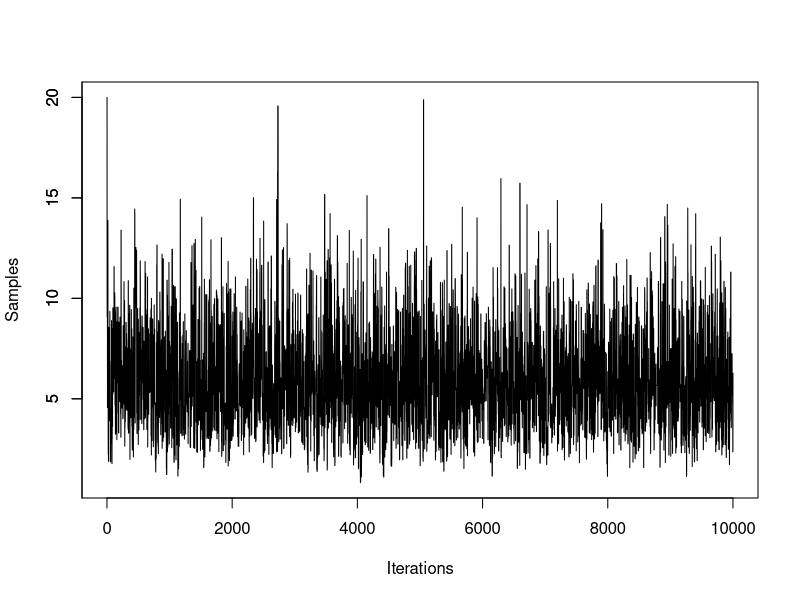
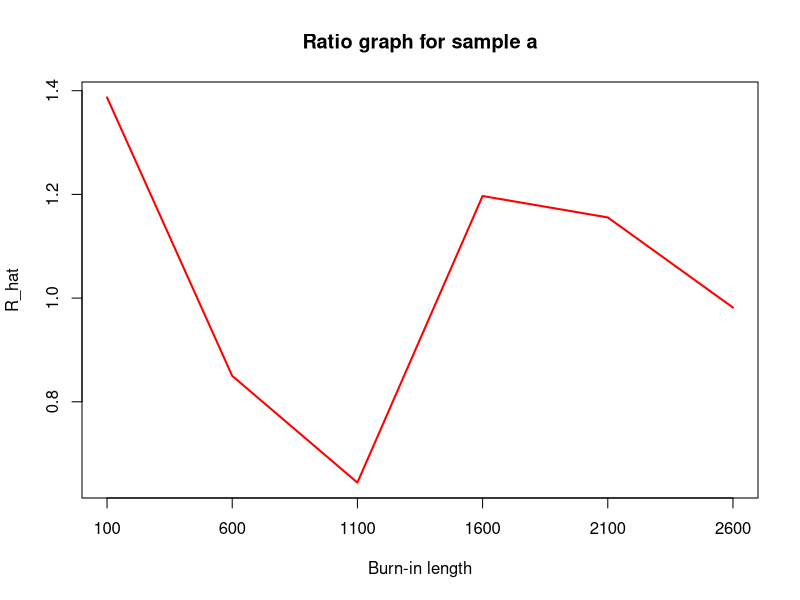
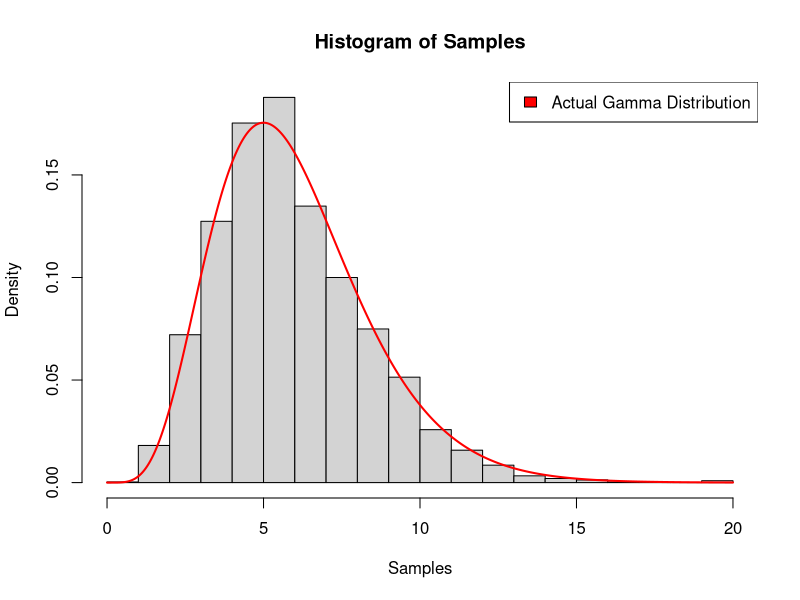
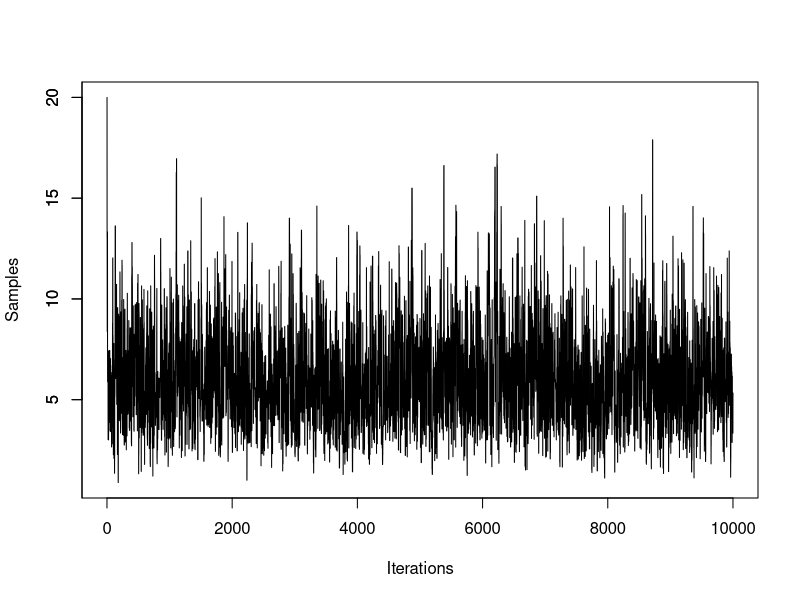
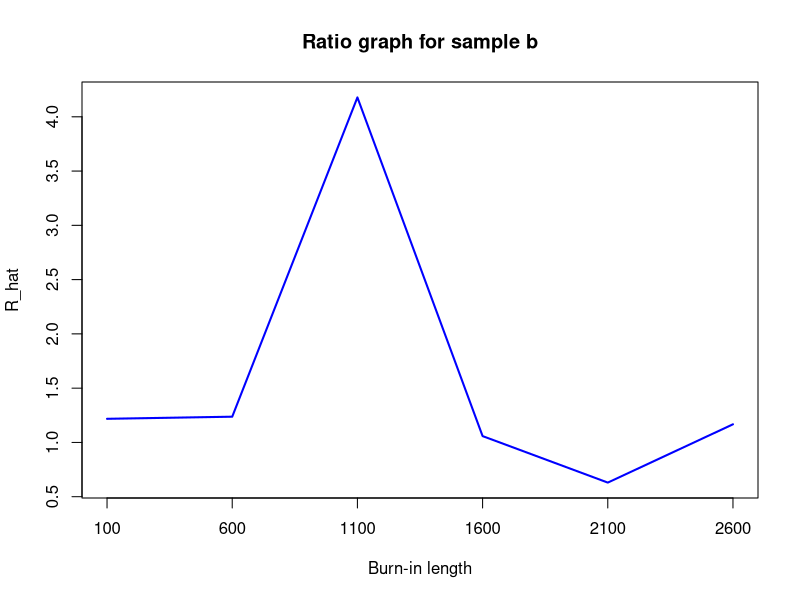
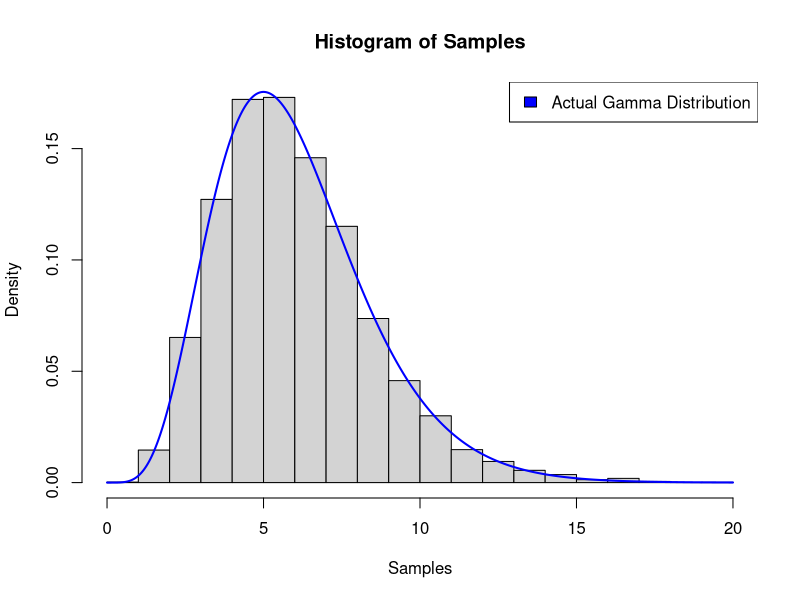
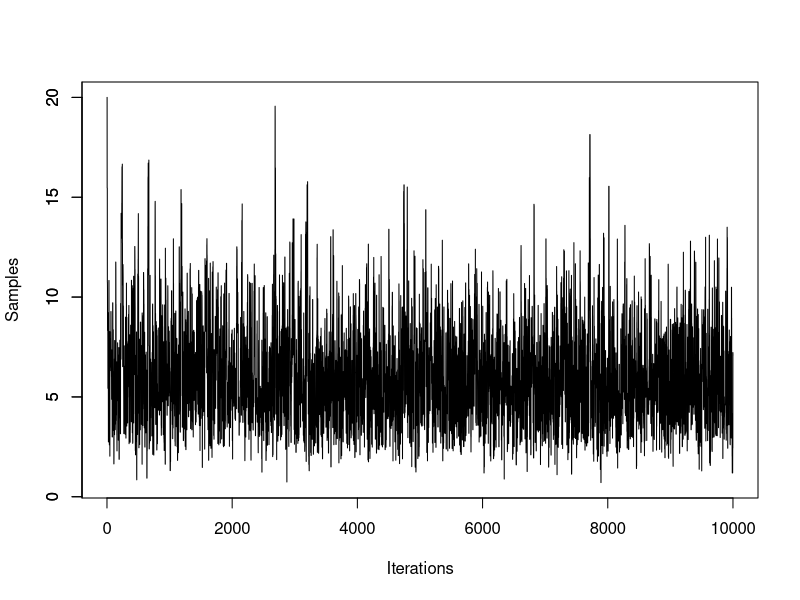
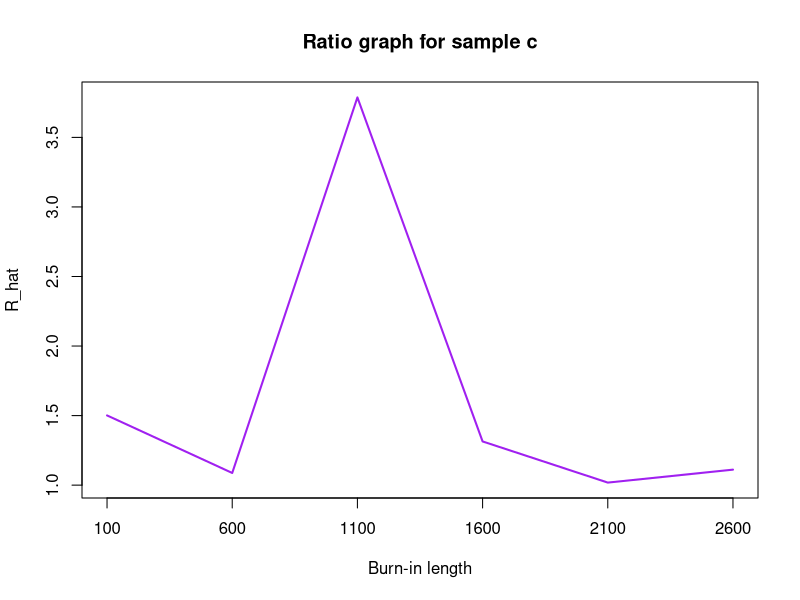

Reproduce these figures in R, in order.
## ---- chunk 1
knitr::opts_chunk$set(echo = TRUE)
library(knitr)
## ---- chunk 2
set.seed(123)

# Define the target function
target <- function(x){
  density <- (x^5)*(exp(-x))
  return(density)
}

# Function to compute gamma distribution PDF with alpha = 6 and beta = 1
gamma_pdf <- function(x, alpha = 6, beta = 1) {
  return(dgamma(x, shape = alpha, rate = beta))
}
x_gamma_values <- seq(0.001, 20, length.out = 1000)
y_gamma_values <- sapply(x_gamma_values, gamma_pdf)
## ---- chunk 3
function_a <- function(n, initial_val){
  # initialize 
  accept_count_a <- 0
  samples_a <- numeric(n)
  samples_a[1] <- initial_val
  
  for(i in 1:(n-1)){
    xt <- samples_a[i]
    xt1 <- rlnorm(1, meanlog = log(xt), sdlog = 1) #sample candidate from proposal distribution
    
    f_xt <- target(xt)
    f_xt1 <- target(xt1)
    r_f <- f_xt1 / f_xt
    
    g_xt1_xt <- dlnorm(xt1, meanlog = log(xt), sdlog = 1)
    g_xt_xt1 <- dlnorm(xt, meanlog = log(xt1), sdlog = 1)
    r_g <- g_xt_xt1 / g_xt1_xt
    
    acceptance_ratio <- min(1, r_f*r_g)
    if (acceptance_ratio == 1){
      #accept
      samples_a[i+1] <- xt1
      accept_count_a <- accept_count_a + 1
    } else{
      U <- runif(1)
      if (U < acceptance_ratio){
        # accept
        samples_a[i+1] <- xt1
        accept_count_a <- accept_count_a + 1
      } else{
        # reject
        samples_a[i+1] <- xt
      }
    }
  }
  acc_rate <- accept_count_a/(n-1)
  result_list <- list(samples = samples_a, acceptance_rate = acc_rate)
  return(result_list)
}
summary_function_a <- function_a(n = 10000, initial_val = 20)
samples_a <- summary_function_a$samples
acceptance_rate_a <- summary_function_a$acceptance_rate
## ---- chunk 4
plot(samples_a, type = "l", xlab = "Iterations", ylab = "Samples")
axis(2, at = c(-5, 0, 5, 10, 15, 20, 25, 30, 35))
## ---- chunk 5
ratio_a <- function(D, n = 10000){
  L <- n-D
  J <- 5
  
  x_j_mean_list <- numeric(J)
  var_j_list <- numeric(J)
  for (i in 1:J){
    result_a <- function_a(n= 10000, initial_val=20)
    x_j <- result_a$samples
    x_j_mean <- (sum(x_j[(D+1):(D+L)]))/L
    x_j_mean_list[i] <- x_j_mean
    
    var_j_list[i] <- sum(x_j - x_j_mean)/(L-1)
  }
  
  x_mean <- mean(x_j_mean_list)
  B <- (L/(J-1))*sum((x_j_mean_list - x_mean)^2)
  W <- mean(var_j_list)
  
  R <- (((L-1)/L)*W + (1/L)*B) / W
  R_hat <- (((J+1)/J)*R) - ((L-1) / (J*L))
  
  return(sqrt(R_hat))  
}

set.seed(48)
D <- seq(from = 100, to = 3000, by = 500)
ratio <- sapply(D, ratio_a)
plot(D, ratio, type = "l", main = "Ratio graph for sample a", xlab = "Burn-in length", ylab = "R_hat", col = "red", lwd = 2, xaxt = "n")
axis(1, at = D)
## ---- chunk 6
hist(samples_a, breaks = 25, main = "Histogram of Samples", xlab = "Samples", freq = FALSE)
lines(x_gamma_values, y_gamma_values, col = 'red', lwd = 2)
legend("topright", legend = c("Actual Gamma Distribution"), fill = c("red"), border = "black")
## ---- chunk 7
cat("Acceptance rate:", acceptance_rate_a)
## ---- chunk 8
function_b <- function(n, initial_val){
  # initialize
  accept_count_b <- 0
  samples_b <- numeric(n)
  samples_b[1] <- initial_val
  
  for(i in 1:(n-1)){
    xt <- samples_b[i]
    xt1 <- rchisq(1, df = floor(xt)+1) #sample candidate from proposal distribution
    
    f_xt <- target(xt)
    f_xt1 <- target(xt1)
    r_f <- f_xt1 / f_xt
    
    g_xt1_xt <- dchisq(xt1, df = floor(xt)+1)
    g_xt_xt1 <- dchisq(xt, df = floor(xt1)+1)
    r_g <- g_xt_xt1 / g_xt1_xt
    
    acceptance_ratio <- min(1, r_f*r_g)
    if (acceptance_ratio == 1){
      #accept
      samples_b[i+1] <- xt1
      accept_count_b <- accept_count_b+1
    } else{
      U <- runif(1)
      if (U < acceptance_ratio){
        # accept
        samples_b[i+1] <- xt1
        accept_count_b <- accept_count_b+1
      } else{
        # reject
        samples_b[i+1] <- xt
      }
    }
  }
  acc_rate <- accept_count_b/(n-1)
  result_list <- list(samples = samples_b, acceptance_rate = acc_rate)
  return(result_list)
}
summary_function_b <- function_b(n = 10000, initial_val = 20)
samples_b <- summary_function_b$samples
acceptance_rate_b <- summary_function_b$acceptance_rate
## ---- chunk 9
plot(samples_b, type = "l", xlab = "Iterations", ylab = "Samples")
axis(2, at = c(-5, 0, 5, 10, 15, 20, 25, 30, 35))
## ---- chunk 10
ratio_b <- function(D, n = 10000){
  L <- n-D
  J <- 5
  
  x_j_mean_list <- numeric(J)
  var_j_list <- numeric(J)
  for (i in 1:J){
    result_b <- function_b(n= 10000, initial_val=20)
    x_j <- result_b$samples
    x_j_mean <- (sum(x_j[(D+1):(D+L)]))/L
    x_j_mean_list[i] <- x_j_mean
    
    var_j_list[i] <- sum(x_j - x_j_mean)/(L-1)
  }
  
  x_mean <- mean(x_j_mean_list)
  B <- (L/(J-1))*sum((x_j_mean_list - x_mean)^2)
  W <- mean(var_j_list)
  
  R <- (((L-1)/L)*W + (1/L)*B) / W
  R_hat <- (((J+1)/J)*R) - ((L-1) / (J*L))
  
  return(sqrt(R_hat))  
}
set.seed(24)
D <- seq(from = 100, to = 3000, by = 500)
ratio <- sapply(D, ratio_b)
plot(D, ratio, type="l", main = "Ratio graph for sample b", xlab = "Burn-in length", ylab = "R_hat", col = "blue", lwd = 2, xaxt = "n")
axis(1, at = D)
## ---- chunk 11
hist(samples_b, breaks = 25, main = "Histogram of Samples", xlab = "Samples", freq = FALSE)
lines(x_gamma_values, y_gamma_values, col = 'blue', lwd = 2)
legend("topright", legend = c("Actual Gamma Distribution"), fill = c("blue"), border = "black")
## ---- chunk 12
cat("Acceptance rate:", acceptance_rate_b)
## ---- chunk 13
function_c <- function(n, initial_val){
  # initialize
  accept_count_c <- 0
  samples_c <- numeric(n)
  samples_c[1] <- initial_val
  
  for(i in 1:(n-1)){
    xt <- samples_c[i]
    xt1 <- rnorm(1, mean = xt, sd = 4) #sample candidate from proposal distribution
    
    f_xt <- target(xt)
    f_xt1 <- target(xt1)
    r_f <- f_xt1 / f_xt
  
    acceptance_ratio <- min(1, r_f)
    if (acceptance_ratio == 1){
      #accept
      samples_c[i+1] <- xt1
      accept_count_c <- accept_count_c+1
    } else{
      U <- runif(1)
      if (U < acceptance_ratio){
        # accept
        samples_c[i+1] <- xt1
        accept_count_c <- accept_count_c+1
      } else{
        # reject
        samples_c[i+1] <- xt
      }
    }
  }
  acc_rate <- accept_count_c/(n-1)
  result_list <- list(samples = samples_c, acceptance_rate = acc_rate)
  return(result_list)
}
summary_function_c <- function_c(n = 10000, initial_val = 20)
samples_c <- summary_function_c$samples
acceptance_rate_c <- summary_function_c$acceptance_rate
## ---- chunk 14
plot(samples_c, type = "l", xlab = "Iterations", ylab = "Samples")
axis(2, at = c(-5, 0, 5, 10, 15, 20, 25, 30, 35))
## ---- chunk 15
ratio_c <- function(D, n = 10000){
  L <- n-D
  J <- 5
  
  x_j_mean_list <- numeric(J)
  var_j_list <- numeric(J)
  for (i in 1:J){
    result_c <- function_c(n= 10000, initial_val=20)
    x_j <- result_c$samples
    x_j_mean <- (sum(x_j[(D+1):(D+L)]))/L
    x_j_mean_list[i] <- x_j_mean
    
    var_j_list[i] <- sum(x_j - x_j_mean)/(L-1)
  }
  
  x_mean <- mean(x_j_mean_list)
  B <- (L/(J-1))*sum((x_j_mean_list - x_mean)^2)
  W <- mean(var_j_list)
  
  R <- (((L-1)/L)*W + (1/L)*B) / W
  R_hat <- (((J+1)/J)*R) - ((L-1) / (J*L))
  
  return(sqrt(R_hat))  
}

set.seed(12)
D <- seq(from = 100, to = 3000, by = 500)
ratio <- sapply(D, ratio_c)
plot(D, ratio, type="l", main = "Ratio graph for sample c", xlab = "Burn-in length", ylab = "R_hat", col = "purple", lwd = 2, xaxt = "n")
axis(1, at = D)
## ---- chunk 16
hist(samples_c, breaks = 25, main = "Histogram of Samples", xlab = "Samples", freq = FALSE, ylim = c(0, 0.2))
lines(x_gamma_values, y_gamma_values, col = 'purple', lwd = 2)
legend("topright", legend = c("Actual Gamma Distribution"), fill = c("purple"), border = "black")
## ---- chunk 17
cat("Acceptance rate:", acceptance_rate_c)
## ---- chunk 18
library(knitr)
acc_rate <- c(acceptance_rate_a, acceptance_rate_b, acceptance_rate_c)
data <- data.frame("Sample a" = acc_rate[1], "Sample b" = acc_rate[2], "Sample c" = acc_rate[3])
colnames(data) <- c("sample a", "sample b", "sample c")
kable(data, caption = "Acceptance Rate Table")
## ---- chunk 19
par(mfrow = c(1, 3))
hist(samples_a, breaks = 25, main = "sample a", xlab = "Samples", freq = FALSE, 
     col = "lightblue", ylim = c(0,0.2))
lines(x_gamma_values, y_gamma_values, col = 'red', lwd = 2)

hist(samples_b, breaks = 25, main = "sample b", xlab = "Samples", freq = FALSE, 
     col = "lightgreen", ylim = c(0,0.2))
lines(x_gamma_values, y_gamma_values, col = 'red', lwd = 2)

hist(samples_c, breaks = 25, main = "sample c", xlab = "Samples", freq = FALSE, 
     col = "lightpink", ylim = c(0,0.2))
lines(x_gamma_values, y_gamma_values, col = 'red', lwd = 2)
## ---- chunk 20
library(knitr)
means <- c(mean(samples_a), mean(samples_b), mean(samples_c))
variances <- c(var(samples_a), var(samples_b), var(samples_c))

# Create a data frame
data <- data.frame(Mean = means, Variance = variances)
rownames(data) <- c("sample a", "sample b", "sample c")
kable(data, caption = "Mean & Variance Table")
## ---- chunk 21
w  <- 1.999
xv <- seq(-1, 1, by=0.01) * 1/sqrt(1-w^2/4)  
plot(xv, xv, type="n", xlab=expression(x[1]), ylab=expression(x[2]), las=1)

lines(xv, -(w/2)*xv-sqrt(1-(1-w^2/4)*xv^2), lwd=2, col=8)
lines(xv, -(w/2)*xv+sqrt(1-(1-w^2/4)*xv^2), lwd=2, col=8)
## ---- chunk 22
sample_X1_given_X2 <- function(x2) {
  lower_bound <- -0.9995*x2 - sqrt(1-0.00099975*(x2^2))
  upper_bound <- -0.9995*x2 + sqrt(1-0.00099975*(x2^2))
  return(runif(1, lower_bound, upper_bound))
}

sample_X2_given_X1 <- function(x1) {
  lower_bound <- -0.9995*x1 - sqrt(1-0.00099975*(x1^2))
  upper_bound <- -0.9995*x1 + sqrt(1-0.00099975*(x1^2))
  return(runif(1, lower_bound, upper_bound))
}

gibbs_sampling <- function(n){
  samples <- matrix(NA, nrow = n, ncol = 2)
  # initial values
  x1 <- 0
  x2 <- 0
  
  for (i in 1:n) {
    # Sample x1 given x2
    x1 <- sample_X1_given_X2(x2)
    samples[i, ] <- c(x1, x2)
      
    # Sample x2 given x1
    x2 <- sample_X2_given_X1(x1)
    samples[i, ] <- c(x1, x2)
  }
  return(samples)
}
samples <- gibbs_sampling(1000)
## ---- chunk 23
# Ellipse
w  <- 1.999
xv <- seq(-1, 1, by=0.01) * 1/sqrt(1-w^2/4)  
plot(xv, xv, type="n", xlab=expression(x[1]), ylab=expression(x[2]), las=1)
lines(xv, -(w/2)*xv-sqrt(1-(1-w^2/4)*xv^2), lwd=2, col=8)
lines(xv, -(w/2)*xv+sqrt(1-(1-w^2/4)*xv^2), lwd=2, col=8)

points(samples, col = "blue")
## ---- chunk 24
# calculate P(X1>0) with repetition
prob <- numeric(10)
for (i in 1:10){
  samples <- gibbs_sampling(1000)
  num_X1_gt_0 <- sum(samples[, 1] > 0)
  total_samples <- nrow(samples)
  P_X1_gt_0 <- num_X1_gt_0 / total_samples
  prob[i] <- P_X1_gt_0
}

library(knitr)
data <- data.frame(Probability = prob)
kable(data, caption = "P(X1 > 0) with each run")
## ---- chunk 25
# Calculation is done using the area
w <- 1.999
total_area <- pi * 1 * sqrt(1 - (1 - w^2 / 4))
area_X1_gt_0 <- 0.5 * pi * 1 * sqrt(1 - (1 - w^2 / 4))
P_X1_gt_0_area <- area_X1_gt_0 / total_area
cat("True result of P(X1 > 0) :", P_X1_gt_0_area, "\n")
## ---- chunk 26
u1 <- seq(-sqrt(4/0.001), sqrt(4/0.001), length.out = 1000)
upper <- sqrt((4-0.001*u1^2)/3.999)
lower <- -sqrt((4-0.001*u1^2)/3.999)

plot(u1, upper, type = "l", col = "black", xlab = "u1", ylab = "u2", ylim=c(-1,1))
lines(u1, lower, col = "black")
## ---- chunk 27
sample_U1_given_U2 <- function(u2) {
  lower_bound <- -sqrt((4-3.999*u2^2)/0.001)
  upper_bound <- sqrt((4-3.999*u2^2)/0.001)
  return(runif(1, lower_bound, upper_bound))
}

sample_U2_given_U1 <- function(u1) {
  lower_bound <- -sqrt((4-0.001*u1^2)/3.999)
  upper_bound <- sqrt((4-0.001*u1^2)/3.999)
  return(runif(1, lower_bound, upper_bound))
}

n <- 1000
samples2 <- matrix(NA, nrow = n, ncol = 2)

u1 <- 0
u2 <- 0

for (i in 1:n) {
  # Sample u1 given u2
  u1 <- sample_U1_given_U2(u2)
  samples2[i, ] <- c(u1, u2)
    
  # Sample u2 given u1
  u2 <- sample_U2_given_U1(u1)
  samples2[i, ] <- c(u1, u2)
}
## ---- chunk 28
u1 <- seq(-sqrt(4/0.001), sqrt(4/0.001), length.out = 1000)
upper <- sqrt((4-0.001*u1^2)/3.999)
lower <- -sqrt((4-0.001*u1^2)/3.999)

plot(u1, upper, type = "l", col = "black", xlab = "u1", ylab = "u2", ylim=c(-1,1))
lines(u1, lower, col = "black")
points(samples2, col = "magenta")
## ---- chunk 29
result <- sum(((samples2[,1] + samples2[,2])/2)>0) / nrow(samples2)
cat("Result of P(X1 > 0) = P((U1 + U2)/2 > 0) =", result, "\n")
## ---- chunk 30
set.seed(123)

# Define the target function
target <- function(x){
  density <- (x^5)*(exp(-x))
  return(density)
}

# Function to compute gamma distribution PDF with alpha = 6 and beta = 1
gamma_pdf <- function(x, alpha = 6, beta = 1) {
  return(dgamma(x, shape = alpha, rate = beta))
}
x_gamma_values <- seq(0.001, 20, length.out = 1000)
y_gamma_values <- sapply(x_gamma_values, gamma_pdf)
## ---- chunk 31
function_a <- function(n, initial_val){
  # initialize 
  accept_count_a <- 0
  samples_a <- numeric(n)
  samples_a[1] <- initial_val
  
  for(i in 1:(n-1)){
    xt <- samples_a[i]
    xt1 <- rlnorm(1, meanlog = log(xt), sdlog = 1) #sample candidate from proposal distribution
    
    f_xt <- target(xt)
    f_xt1 <- target(xt1)
    r_f <- f_xt1 / f_xt
    
    g_xt1_xt <- dlnorm(xt1, meanlog = log(xt), sdlog = 1)
    g_xt_xt1 <- dlnorm(xt, meanlog = log(xt1), sdlog = 1)
    r_g <- g_xt_xt1 / g_xt1_xt
    
    acceptance_ratio <- min(1, r_f*r_g)
    if (acceptance_ratio == 1){
      #accept
      samples_a[i+1] <- xt1
      accept_count_a <- accept_count_a + 1
    } else{
      U <- runif(1)
      if (U < acceptance_ratio){
        # accept
        samples_a[i+1] <- xt1
        accept_count_a <- accept_count_a + 1
      } else{
        # reject
        samples_a[i+1] <- xt
      }
    }
  }
  acc_rate <- accept_count_a/(n-1)
  result_list <- list(samples = samples_a, acceptance_rate = acc_rate)
  return(result_list)
}
summary_function_a <- function_a(n = 10000, initial_val = 20)
samples_a <- summary_function_a$samples
acceptance_rate_a <- summary_function_a$acceptance_rate
## ---- chunk 32
plot(samples_a, type = "l", xlab = "Iterations", ylab = "Samples")
axis(2, at = c(-5, 0, 5, 10, 15, 20, 25, 30, 35))
## ---- chunk 33
ratio_a <- function(D, n = 10000){
  L <- n-D
  J <- 5
  
  x_j_mean_list <- numeric(J)
  var_j_list <- numeric(J)
  for (i in 1:J){
    result_a <- function_a(n= 10000, initial_val=20)
    x_j <- result_a$samples
    x_j_mean <- (sum(x_j[(D+1):(D+L)]))/L
    x_j_mean_list[i] <- x_j_mean
    
    var_j_list[i] <- sum(x_j - x_j_mean)/(L-1)
  }
  
  x_mean <- mean(x_j_mean_list)
  B <- (L/(J-1))*sum((x_j_mean_list - x_mean)^2)
  W <- mean(var_j_list)
  
  R <- (((L-1)/L)*W + (1/L)*B) / W
  R_hat <- (((J+1)/J)*R) - ((L-1) / (J*L))
  
  return(sqrt(R_hat))  
}

set.seed(48)
D <- seq(from = 100, to = 3000, by = 500)
ratio <- sapply(D, ratio_a)
plot(D, ratio, type = "l", main = "Ratio graph for sample a", xlab = "Burn-in length", 
     ylab = "R_hat", col = "red", lwd = 2, xaxt = "n")
axis(1, at = D)
## ---- chunk 34
hist(samples_a, breaks = 25, main = "Histogram of Samples", xlab = "Samples", freq = FALSE)
lines(x_gamma_values, y_gamma_values, col = 'red', lwd = 2)
legend("topright", legend = c("Actual Gamma Distribution"), fill = c("red"), border = "black")
## ---- chunk 35
cat("Acceptance rate:", acceptance_rate_a)
## ---- chunk 36
function_b <- function(n, initial_val){
  # initialize
  accept_count_b <- 0
  samples_b <- numeric(n)
  samples_b[1] <- initial_val
  
  for(i in 1:(n-1)){
    xt <- samples_b[i]
    xt1 <- rchisq(1, df = floor(xt)+1) #sample candidate from proposal distribution
    
    f_xt <- target(xt)
    f_xt1 <- target(xt1)
    r_f <- f_xt1 / f_xt
    
    g_xt1_xt <- dchisq(xt1, df = floor(xt)+1)
    g_xt_xt1 <- dchisq(xt, df = floor(xt1)+1)
    r_g <- g_xt_xt1 / g_xt1_xt
    
    acceptance_ratio <- min(1, r_f*r_g)
    if (acceptance_ratio == 1){
      #accept
      samples_b[i+1] <- xt1
      accept_count_b <- accept_count_b+1
    } else{
      U <- runif(1)
      if (U < acceptance_ratio){
        # accept
        samples_b[i+1] <- xt1
        accept_count_b <- accept_count_b+1
      } else{
        # reject
        samples_b[i+1] <- xt
      }
    }
  }
  acc_rate <- accept_count_b/(n-1)
  result_list <- list(samples = samples_b, acceptance_rate = acc_rate)
  return(result_list)
}
summary_function_b <- function_b(n = 10000, initial_val = 20)
samples_b <- summary_function_b$samples
acceptance_rate_b <- summary_function_b$acceptance_rate
## ---- chunk 37
plot(samples_b, type = "l", xlab = "Iterations", ylab = "Samples")
axis(2, at = c(-5, 0, 5, 10, 15, 20, 25, 30, 35))
## ---- chunk 38
ratio_b <- function(D, n = 10000){
  L <- n-D
  J <- 5
  
  x_j_mean_list <- numeric(J)
  var_j_list <- numeric(J)
  for (i in 1:J){
    result_b <- function_b(n= 10000, initial_val=20)
    x_j <- result_b$samples
    x_j_mean <- (sum(x_j[(D+1):(D+L)]))/L
    x_j_mean_list[i] <- x_j_mean
    
    var_j_list[i] <- sum(x_j - x_j_mean)/(L-1)
  }
  
  x_mean <- mean(x_j_mean_list)
  B <- (L/(J-1))*sum((x_j_mean_list - x_mean)^2)
  W <- mean(var_j_list)
  
  R <- (((L-1)/L)*W + (1/L)*B) / W
  R_hat <- (((J+1)/J)*R) - ((L-1) / (J*L))
  
  return(sqrt(R_hat))  
}
set.seed(24)
D <- seq(from = 100, to = 3000, by = 500)
ratio <- sapply(D, ratio_b)
plot(D, ratio, type="l", main = "Ratio graph for sample b", xlab = "Burn-in length", 
     ylab = "R_hat", col = "blue", lwd = 2, xaxt = "n")
axis(1, at = D)
## ---- chunk 39
hist(samples_b, breaks = 25, main = "Histogram of Samples", xlab = "Samples", freq = FALSE)
lines(x_gamma_values, y_gamma_values, col = 'blue', lwd = 2)
legend("topright", legend = c("Actual Gamma Distribution"), fill = c("blue"), border = "black")
## ---- chunk 40
cat("Acceptance rate:", acceptance_rate_b)
## ---- chunk 41
function_c <- function(n, initial_val){
  # initialize
  accept_count_c <- 0
  samples_c <- numeric(n)
  samples_c[1] <- initial_val
  
  for(i in 1:(n-1)){
    xt <- samples_c[i]
    xt1 <- rnorm(1, mean = xt, sd = 4) #sample candidate from proposal distribution
    
    f_xt <- target(xt)
    f_xt1 <- target(xt1)
    r_f <- f_xt1 / f_xt
  
    acceptance_ratio <- min(1, r_f)
    if (acceptance_ratio == 1){
      #accept
      samples_c[i+1] <- xt1
      accept_count_c <- accept_count_c+1
    } else{
      U <- runif(1)
      if (U < acceptance_ratio){
        # accept
        samples_c[i+1] <- xt1
        accept_count_c <- accept_count_c+1
      } else{
        # reject
        samples_c[i+1] <- xt
      }
    }
  }
  acc_rate <- accept_count_c/(n-1)
  result_list <- list(samples = samples_c, acceptance_rate = acc_rate)
  return(result_list)
}
summary_function_c <- function_c(n = 10000, initial_val = 20)
samples_c <- summary_function_c$samples
acceptance_rate_c <- summary_function_c$acceptance_rate
## ---- chunk 42
plot(samples_c, type = "l", xlab = "Iterations", ylab = "Samples")
axis(2, at = c(-5, 0, 5, 10, 15, 20, 25, 30, 35))
## ---- chunk 43
ratio_c <- function(D, n = 10000){
  L <- n-D
  J <- 5
  
  x_j_mean_list <- numeric(J)
  var_j_list <- numeric(J)
  for (i in 1:J){
    result_c <- function_c(n= 10000, initial_val=20)
    x_j <- result_c$samples
    x_j_mean <- (sum(x_j[(D+1):(D+L)]))/L
    x_j_mean_list[i] <- x_j_mean
    
    var_j_list[i] <- sum(x_j - x_j_mean)/(L-1)
  }
  
  x_mean <- mean(x_j_mean_list)
  B <- (L/(J-1))*sum((x_j_mean_list - x_mean)^2)
  W <- mean(var_j_list)
  
  R <- (((L-1)/L)*W + (1/L)*B) / W
  R_hat <- (((J+1)/J)*R) - ((L-1) / (J*L))
  
  return(sqrt(R_hat))  
}

set.seed(12)
D <- seq(from = 100, to = 3000, by = 500)
ratio <- sapply(D, ratio_c)
plot(D, ratio, type="l", main = "Ratio graph for sample c", xlab = "Burn-in length", 
     ylab = "R_hat", col = "purple", lwd = 2, xaxt = "n")
axis(1, at = D)
## ---- chunk 44
hist(samples_c, breaks = 25, main = "Histogram of Samples", 
     xlab = "Samples", freq = FALSE, ylim = c(0, 0.2))
lines(x_gamma_values, y_gamma_values, col = 'purple', lwd = 2)
legend("topright", legend = c("Actual Gamma Distribution"), fill = c("purple"), border = "black")
## ---- chunk 45
cat("Acceptance rate:", acceptance_rate_c)
## ---- chunk 46
library(knitr)
acc_rate <- c(acceptance_rate_a, acceptance_rate_b, acceptance_rate_c)
data <- data.frame("Sample a" = acc_rate[1], "Sample b" = acc_rate[2], "Sample c" = acc_rate[3])
colnames(data) <- c("sample a", "sample b", "sample c")
kable(data, caption = "Acceptance Rate Table")
## ---- chunk 47
par(mfrow = c(1, 3))
hist(samples_a, breaks = 25, main = "sample a", xlab = "Samples", freq = FALSE, 
     col = "lightblue", ylim = c(0,0.2))
lines(x_gamma_values, y_gamma_values, col = 'red', lwd = 2)

hist(samples_b, breaks = 25, main = "sample b", xlab = "Samples", freq = FALSE, 
     col = "lightgreen", ylim = c(0,0.2))
lines(x_gamma_values, y_gamma_values, col = 'red', lwd = 2)

hist(samples_c, breaks = 25, main = "sample c", xlab = "Samples", freq = FALSE, 
     col = "lightpink", ylim = c(0,0.2))
lines(x_gamma_values, y_gamma_values, col = 'red', lwd = 2)
## ---- chunk 48
library(knitr)
means <- c(mean(samples_a), mean(samples_b), mean(samples_c))
variances <- c(var(samples_a), var(samples_b), var(samples_c))

# Create a data frame
data <- data.frame(Mean = means, Variance = variances)
rownames(data) <- c("sample a", "sample b", "sample c")
kable(data, caption = "Mean & Variance Table")
## ---- chunk 49
w  <- 1.999
xv <- seq(-1, 1, by=0.01) * 1/sqrt(1-w^2/4)  
plot(xv, xv, type="n", xlab=expression(x[1]), ylab=expression(x[2]), las=1)

lines(xv, -(w/2)*xv-sqrt(1-(1-w^2/4)*xv^2), lwd=2, col=8)
lines(xv, -(w/2)*xv+sqrt(1-(1-w^2/4)*xv^2), lwd=2, col=8)
## ---- chunk 50
sample_X1_given_X2 <- function(x2) {
  lower_bound <- -0.9995*x2 - sqrt(1-0.00099975*(x2^2))
  upper_bound <- -0.9995*x2 + sqrt(1-0.00099975*(x2^2))
  return(runif(1, lower_bound, upper_bound))
}

sample_X2_given_X1 <- function(x1) {
  lower_bound <- -0.9995*x1 - sqrt(1-0.00099975*(x1^2))
  upper_bound <- -0.9995*x1 + sqrt(1-0.00099975*(x1^2))
  return(runif(1, lower_bound, upper_bound))
}

gibbs_sampling <- function(n){
  samples <- matrix(NA, nrow = n, ncol = 2)
  # initial values
  x1 <- 0
  x2 <- 0
  
  for (i in 1:n) {
    # Sample x1 given x2
    x1 <- sample_X1_given_X2(x2)
    samples[i, ] <- c(x1, x2)
      
    # Sample x2 given x1
    x2 <- sample_X2_given_X1(x1)
    samples[i, ] <- c(x1, x2)
  }
  return(samples)
}
samples <- gibbs_sampling(1000)
## ---- chunk 51
# Ellipse
w  <- 1.999
xv <- seq(-1, 1, by=0.01) * 1/sqrt(1-w^2/4)  
plot(xv, xv, type="n", xlab=expression(x[1]), ylab=expression(x[2]), las=1)
lines(xv, -(w/2)*xv-sqrt(1-(1-w^2/4)*xv^2), lwd=2, col=8)
lines(xv, -(w/2)*xv+sqrt(1-(1-w^2/4)*xv^2), lwd=2, col=8)

points(samples, col = "blue")
## ---- chunk 52
# calculate P(X1>0) with repetition
prob <- numeric(10)
for (i in 1:10){
  samples <- gibbs_sampling(1000)
  num_X1_gt_0 <- sum(samples[, 1] > 0)
  total_samples <- nrow(samples)
  P_X1_gt_0 <- num_X1_gt_0 / total_samples
  prob[i] <- P_X1_gt_0
}

library(knitr)
data <- data.frame(Probability = prob)
kable(data, caption = "P(X1 > 0) with each run")
## ---- chunk 53
# Calculation is done using the area
w <- 1.999
total_area <- pi * 1 * sqrt(1 - (1 - w^2 / 4))
area_X1_gt_0 <- 0.5 * pi * 1 * sqrt(1 - (1 - w^2 / 4))
P_X1_gt_0_area <- area_X1_gt_0 / total_area
cat("True result of P(X1 > 0) :", P_X1_gt_0_area, "\n")
## ---- chunk 54
u1 <- seq(-sqrt(4/0.001), sqrt(4/0.001), length.out = 1000)
upper <- sqrt((4-0.001*u1^2)/3.999)
lower <- -sqrt((4-0.001*u1^2)/3.999)

plot(u1, upper, type = "l", col = "black", xlab = "u1", ylab = "u2", ylim=c(-1,1))
lines(u1, lower, col = "black")
## ---- chunk 55
sample_U1_given_U2 <- function(u2) {
  lower_bound <- -sqrt((4-3.999*u2^2)/0.001)
  upper_bound <- sqrt((4-3.999*u2^2)/0.001)
  return(runif(1, lower_bound, upper_bound))
}

sample_U2_given_U1 <- function(u1) {
  lower_bound <- -sqrt((4-0.001*u1^2)/3.999)
  upper_bound <- sqrt((4-0.001*u1^2)/3.999)
  return(runif(1, lower_bound, upper_bound))
}

n <- 1000
samples2 <- matrix(NA, nrow = n, ncol = 2)

u1 <- 0
u2 <- 0

for (i in 1:n) {
  # Sample u1 given u2
  u1 <- sample_U1_given_U2(u2)
  samples2[i, ] <- c(u1, u2)
    
  # Sample u2 given u1
  u2 <- sample_U2_given_U1(u1)
  samples2[i, ] <- c(u1, u2)
}
## ---- chunk 56
u1 <- seq(-sqrt(4/0.001), sqrt(4/0.001), length.out = 1000)
upper <- sqrt((4-0.001*u1^2)/3.999)
lower <- -sqrt((4-0.001*u1^2)/3.999)

plot(u1, upper, type = "l", col = "black", xlab = "u1", ylab = "u2", ylim=c(-1,1))
lines(u1, lower, col = "black")
points(samples2, col = "magenta")
## ---- chunk 57
result <- sum(((samples2[,1] + samples2[,2])/2)>0) / nrow(samples2)
cat("Result of P(X1 > 0) = P((U1 + U2)/2 > 0) =", result, "\n")
